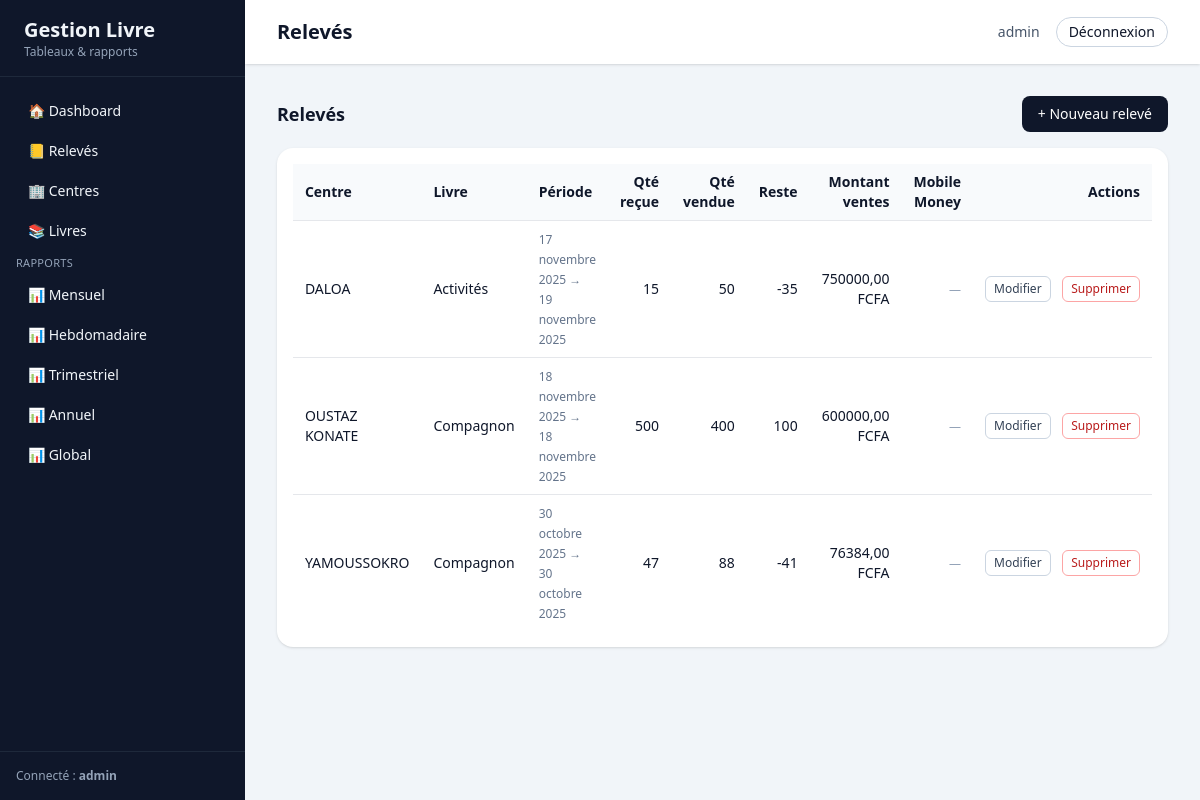
Page /releves/ (signed in) on the earlier database version.
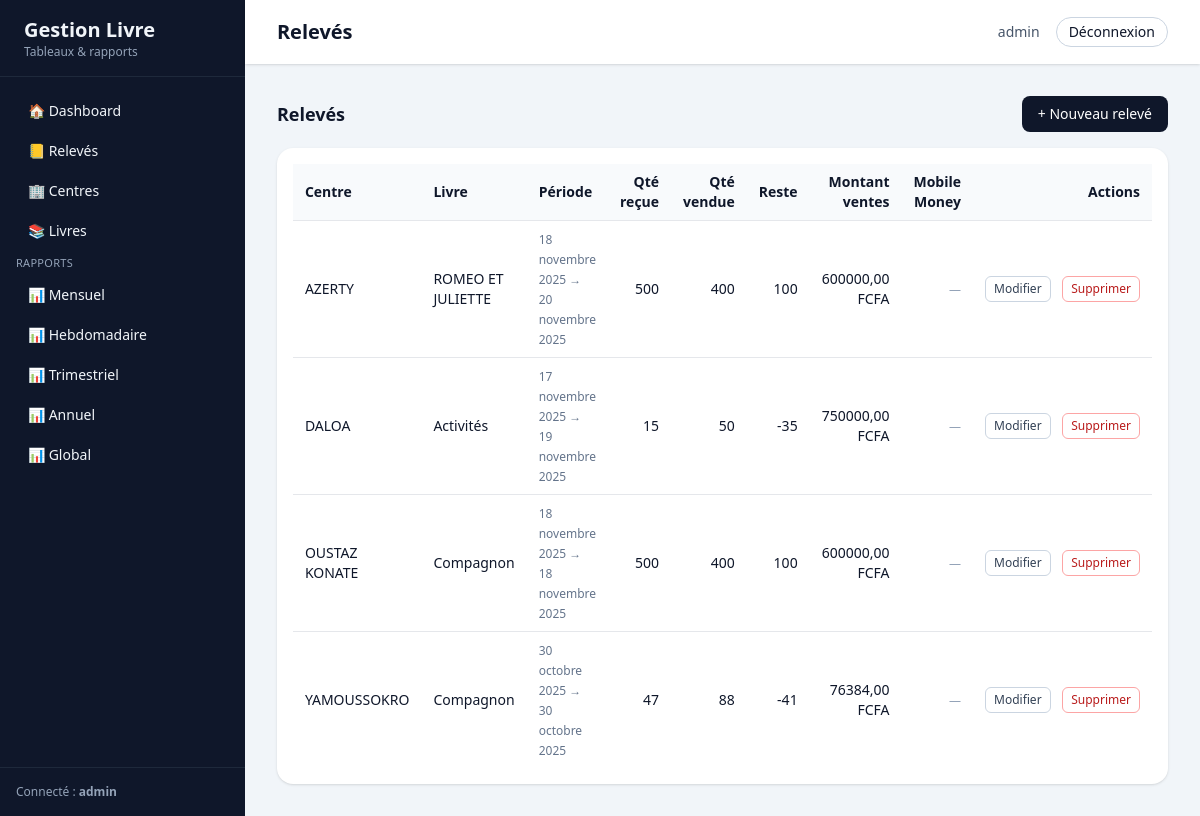
Same page on the later database version.
### gestion/models.py (models this page shows, shortened)
class ReleveCentreLivre(models.Model):
    centre = models.ForeignKey(
        Centre,
        on_delete=models.CASCADE,
        related_name="releves"
    )
    livre = models.ForeignKey(
        Livre,
        on_delete=models.CASCADE,
        related_name="releves"
    )
    date_debut = models.DateField()
    date_fin = models.DateField()
    quantite_recue = models.PositiveIntegerField(default=0)
    quantite_vendue = models.PositiveIntegerField(default=0)
    prix_unitaire = models.DecimalField(
        max_digits=10,
        decimal_places=2,
        help_text="Prix appliqué sur cette période."
    )
    depenses = models.DecimalField(
        max_digits=10,
        decimal_places=2,
        default=0,
        help_text="Dépenses liées (transport, commissions...)."
    )
    OPERATEUR_MTN = "MTN"
    OPERATEUR_ORANGE = "ORANGE"
    OPERATEUR_MOOV = "MOOV"
    OPERATEUR_WAVE = "WAVE"
    OPERATEUR_CHOICES = (
        (OPERATEUR_MTN, "MTN Money"),
        (OPERATEUR_ORANGE, "Orange Money"),
        (OPERATEUR_MOOV, "Moov Money"),
        (OPERATEUR_WAVE, "Wave"),
    )
    operateur_mobile_money = models.CharField(
        max_length=10,
        choices=OPERATEUR_CHOICES,
        blank=True,
        null=True,
        help_text="Opérateur mobile money utilisé pour encaisser / retirer l'argent.",
    )
    taux_frais_retrait = models.DecimalField(
        max_digits=5,
        decimal_places=2,
        blank=True,
        null=True,
        help_text=(
            "Taux des frais de retrait en %. Exemple : 1.5 pour 1,5%. "
            "Si laissé vide, il sera calculé automatiquement selon l'opérateur."
            ),
    )
    montant_frais_retrait = models.DecimalField(
        max_digits=12,
        decimal_places=2,
        default=0,
        editable=False,
        help_text="Frais de retrait calculés automatiquement à partir du taux.",
    )
    montant_ventes = models.DecimalField(
        max_digits=12,
        decimal_places=2,
        editable=False,
        default=0
    )
    quantite_reste = models.IntegerField(
        editable=False,
        default=0
    )
    cree_le = models.DateTimeField(default=timezone.now)
    class Meta:
        verbose_name = "Relevé centre / livre"
        verbose_name_plural = "Relevés centre / livre"
        unique_together = (
            "centre",
            "livre",
            "date_debut",
            "date_fin",
        )

class Centre(models.Model):
    nom = models.CharField(max_length=100, unique=True)
    ville = models.CharField(max_length=100, blank=True)
    contact = models.CharField(max_length=100, blank=True)

class Livre(models.Model):
    code = models.CharField(
        max_length=50,
        unique=True,
        help_text="Ex: COMPAGNON_180"
    )
    nom = models.CharField(
        max_length=100,
        help_text="Ex: Compagnon"
    )
    pages = models.PositiveIntegerField(default=0)
    prix_unitaire_defaut = models.DecimalField(
        max_digits=10,
        decimal_places=2,
        help_text="Prix par défaut (peut être modifié par centre/période)."
    )

### gestion/views.py (the view)
# urls.py: path("releves/", releve_list, name="releve_list"),
@login_required
def releve_list(request):
    qs = (
        ReleveCentreLivre.objects
        .select_related("centre", "livre")
        .order_by("-date_fin", "centre__nom")
    )
    user = request.user
    if hasattr(user, "is_centre") and user.is_centre() and user.centre_id:
        qs = qs.filter(centre=user.centre)
    return render(request, "gestion/releve_list.html", {"releves": qs})

### accounts/models.py (called while the page is built)
    def is_centre(self):
        return self.role == self.ROLE_CENTRE

### templates/gestion/releve_list.html (shortened to what this page needs)
{% extends "base.html" %}
{% block header_title %}Relevés{% endblock %}
{% block content %}
<div class="flex items-center justify-between mb-4">
  <h1 class="text-lg font-semibold">Relevés</h1>
  <a href="{% url 'releve_create' %}"
     class="rounded-lg bg-slate-900 text-white text-sm px-4 py-2 hover:bg-slate-800">
    + Nouveau relevé
  </a>
</div>
<div class="bg-white rounded-2xl shadow p-4">
  <div class="overflow-x-auto">
    <table class="min-w-full text-sm">
      <thead>
        <tr class="border-b bg-slate-50">
          <th class="text-left py-2 px-3">Centre</th>
          <th class="text-left py-2 px-3">Livre</th>
          <th class="text-left py-2 px-3">Période</th>
          <th class="text-right py-2 px-3">Qté reçue</th>
          <th class="text-right py-2 px-3">Qté vendue</th>
          <th class="text-right py-2 px-3">Reste</th>
          <th class="text-right py-2 px-3">Montant ventes</th>
          <th class="text-right py-2 px-3">Mobile Money</th>
          <th class="text-right py-2 px-3">Actions</th>
        </tr>
      </thead>
      <tbody>
        {% if releves %}
          {% for r in releves %}
            <tr class="border-b last:border-0 hover:bg-slate-50">
              <td class="py-2 px-3">{{ r.centre.nom }}</td>
              <td class="py-2 px-3">{{ r.livre.nom }}</td>
              <td class="py-2 px-3">
                <span class="text-xs text-slate-500">
                  {{ r.date_debut }} → {{ r.date_fin }}
                </span>
              </td>
              <td class="py-2 px-3 text-right">{{ r.quantite_recue }}</td>
              <td class="py-2 px-3 text-right">{{ r.quantite_vendue }}</td>
              <td class="py-2 px-3 text-right">{{ r.quantite_reste }}</td>
              <td class="py-2 px-3 text-right">{{ r.montant_ventes }} FCFA</td>
              <td class="py-2 px-3 text-right">
                {% if r.operateur_mobile_money %}
                  <div>{{ r.get_operateur_mobile_money_display }}</div>
                  {% if r.montant_frais_retrait %}
                    <div class="text-xs text-slate-500">
                      Frais : {{ r.montant_frais_retrait }} FCFA
                    </div>
                  {% endif %}
                {% else %}
                  <span class="text-xs text-slate-400">—</span>
                {% endif %}
              </td>
              <td class="py-2 px-3 text-right space-x-2 whitespace-nowrap">
                <a href="{% url 'releve_update' r.pk %}"
                   class="inline-flex items-center rounded-md border border-slate-300 px-2 py-1 text-xs text-slate-700 hover:bg-slate-100">
                  Modifier
                </a>
                <a href="{% url 'releve_delete' r.pk %}"
                   class="inline-flex items-center rounded-md border border-red-300 px-2 py-1 text-xs text-red-700 hover:bg-red-50">
                  Supprimer
                </a>
              </td>
            </tr>
          {% endfor %}
        {% else %}
          <tr>
            <td colspan="9" class="py-4 px-3 text-center text-slate-500">
              Aucun relevé pour le moment.
            </td>
          </tr>
        {% endif %}
      </tbody>
    </table>
  </div>
</div>
{% endblock %}

Differences in the rows shown:
added ReleveCentreLivre: centre.nom "AZERTY", livre.nom "ROMEO ET JULIETTE", date_debut "18 novembre 2025", date_fin "20 novembre 2025", quantite_recue "500", quantite_vendue "400", quantite_reste "100", montant_ventes "600000,00"
